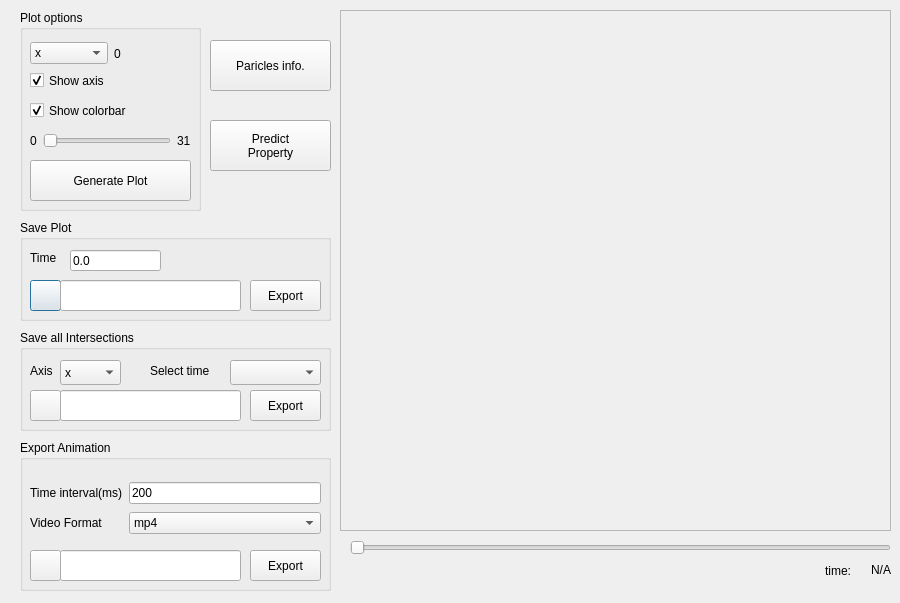
<?xml version="1.0" encoding="UTF-8"?>
<ui version="4.0">
 <class>DialogPostProcessing3D</class>
 <widget class="QDialog" name="DialogPostProcessing3D">
  <property name="geometry">
   <rect>
    <x>0</x>
    <y>0</y>
    <width>900</width>
    <height>603</height>
   </rect>
  </property>
  <property name="windowTitle">
   <string>Post Processing</string>
  </property>
  <widget class="QGroupBox" name="groupBoxSavePlot">
   <property name="geometry">
    <rect>
     <x>20</x>
     <y>220</y>
     <width>311</width>
     <height>101</height>
    </rect>
   </property>
   <property name="title">
    <string>Save Plot</string>
   </property>
   <widget class="QPushButton" name="pushButtonBrowseSavePlot">
    <property name="geometry">
     <rect>
      <x>10</x>
      <y>60</y>
      <width>31</width>
      <height>31</height>
     </rect>
    </property>
    <property name="text">
     <string/>
    </property>
   </widget>
   <widget class="QPushButton" name="pushButtonSavePlot">
    <property name="geometry">
     <rect>
      <x>230</x>
      <y>60</y>
      <width>71</width>
      <height>31</height>
     </rect>
    </property>
    <property name="text">
     <string>Export</string>
    </property>
   </widget>
   <widget class="QLineEdit" name="lineEditFilePathSavePlot">
    <property name="geometry">
     <rect>
      <x>40</x>
      <y>60</y>
      <width>181</width>
      <height>31</height>
     </rect>
    </property>
   </widget>
   <widget class="QLineEdit" name="lineEditTime">
    <property name="geometry">
     <rect>
      <x>50</x>
      <y>30</y>
      <width>91</width>
      <height>21</height>
     </rect>
    </property>
    <property name="text">
     <string>0.0</string>
    </property>
   </widget>
   <widget class="QLabel" name="labelTimeText">
    <property name="geometry">
     <rect>
      <x>10</x>
      <y>30</y>
      <width>41</width>
      <height>16</height>
     </rect>
    </property>
    <property name="text">
     <string>Time</string>
    </property>
   </widget>
  </widget>
  <widget class="QGroupBox" name="groupBoxExportAnimation">
   <property name="geometry">
    <rect>
     <x>20</x>
     <y>440</y>
     <width>311</width>
     <height>151</height>
    </rect>
   </property>
   <property name="title">
    <string>Export Animation</string>
   </property>
   <widget class="QLineEdit" name="lineEditFilePathExportAnimation">
    <property name="geometry">
     <rect>
      <x>40</x>
      <y>110</y>
      <width>181</width>
      <height>31</height>
     </rect>
    </property>
   </widget>
   <widget class="QPushButton" name="pushButtonBrowseExportAnimation">
    <property name="geometry">
     <rect>
      <x>10</x>
      <y>110</y>
      <width>31</width>
      <height>31</height>
     </rect>
    </property>
    <property name="text">
     <string/>
    </property>
   </widget>
   <widget class="QPushButton" name="pushButtonExportAnimation">
    <property name="geometry">
     <rect>
      <x>230</x>
      <y>110</y>
      <width>71</width>
      <height>31</height>
     </rect>
    </property>
    <property name="text">
     <string>Export</string>
    </property>
   </widget>
   <widget class="QWidget" name="layoutWidget_3">
    <property name="geometry">
     <rect>
      <x>10</x>
      <y>40</y>
      <width>291</width>
      <height>58</height>
     </rect>
    </property>
    <layout class="QGridLayout" name="gridLayout">
     <item row="0" column="0">
      <widget class="QLabel" name="labelTimeIntervalText">
       <property name="text">
        <string>Time interval(ms)</string>
       </property>
      </widget>
     </item>
     <item row="0" column="1">
      <widget class="QLineEdit" name="lineEditTimeInterval">
       <property name="text">
        <string>200</string>
       </property>
      </widget>
     </item>
     <item row="1" column="0">
      <widget class="QLabel" name="labelVideoFormatText">
       <property name="text">
        <string>Video Format</string>
       </property>
      </widget>
     </item>
     <item row="1" column="1">
      <widget class="QComboBox" name="comboBoxVideoFormat">
       <item>
        <property name="text">
         <string>mp4</string>
        </property>
       </item>
       <item>
        <property name="text">
         <string>mov</string>
        </property>
       </item>
       <item>
        <property name="text">
         <string>avi</string>
        </property>
       </item>
      </widget>
     </item>
    </layout>
   </widget>
   <widget class="QLabel" name="labelExportAnimationStatus">
    <property name="geometry">
     <rect>
      <x>10</x>
      <y>150</y>
      <width>67</width>
      <height>17</height>
     </rect>
    </property>
    <property name="text">
     <string/>
    </property>
   </widget>
  </widget>
  <widget class="QSlider" name="horizontalSliderTime">
   <property name="geometry">
    <rect>
     <x>350</x>
     <y>540</y>
     <width>541</width>
     <height>16</height>
    </rect>
   </property>
   <property name="orientation">
    <enum>Qt::Horizontal</enum>
   </property>
  </widget>
  <widget class="QLabel" name="labelTimeText_2">
   <property name="geometry">
    <rect>
     <x>810</x>
     <y>560</y>
     <width>41</width>
     <height>21</height>
    </rect>
   </property>
   <property name="text">
    <string>time:</string>
   </property>
   <property name="alignment">
    <set>Qt::AlignRight|Qt::AlignTrailing|Qt::AlignVCenter</set>
   </property>
  </widget>
  <widget class="QLabel" name="labelTime">
   <property name="geometry">
    <rect>
     <x>850</x>
     <y>560</y>
     <width>41</width>
     <height>20</height>
    </rect>
   </property>
   <property name="text">
    <string>N/A</string>
   </property>
   <property name="alignment">
    <set>Qt::AlignRight|Qt::AlignTrailing|Qt::AlignVCenter</set>
   </property>
  </widget>
  <widget class="QGroupBox" name="groupBoxSaveAllPLots">
   <property name="geometry">
    <rect>
     <x>20</x>
     <y>330</y>
     <width>311</width>
     <height>101</height>
    </rect>
   </property>
   <property name="title">
    <string>Save all Intersections</string>
   </property>
   <widget class="QPushButton" name="pushButtonBrowseSaveIntersection">
    <property name="geometry">
     <rect>
      <x>10</x>
      <y>60</y>
      <width>31</width>
      <height>31</height>
     </rect>
    </property>
    <property name="text">
     <string/>
    </property>
   </widget>
   <widget class="QLineEdit" name="lineEditFilePathSaveIntersection">
    <property name="geometry">
     <rect>
      <x>40</x>
      <y>60</y>
      <width>181</width>
      <height>31</height>
     </rect>
    </property>
   </widget>
   <widget class="QPushButton" name="pushButtonSaveIntersection">
    <property name="geometry">
     <rect>
      <x>230</x>
      <y>60</y>
      <width>71</width>
      <height>31</height>
     </rect>
    </property>
    <property name="text">
     <string>Export</string>
    </property>
   </widget>
   <widget class="QComboBox" name="comboBoxTimeIntersection">
    <property name="geometry">
     <rect>
      <x>210</x>
      <y>30</y>
      <width>91</width>
      <height>25</height>
     </rect>
    </property>
   </widget>
   <widget class="QLabel" name="labelTimeIntersection">
    <property name="geometry">
     <rect>
      <x>130</x>
      <y>30</y>
      <width>81</width>
      <height>21</height>
     </rect>
    </property>
    <property name="text">
     <string>Select time</string>
    </property>
   </widget>
   <widget class="QComboBox" name="comboBoxAxisINtersection">
    <property name="geometry">
     <rect>
      <x>40</x>
      <y>30</y>
      <width>61</width>
      <height>25</height>
     </rect>
    </property>
    <item>
     <property name="text">
      <string>x</string>
     </property>
    </item>
    <item>
     <property name="text">
      <string>y</string>
     </property>
    </item>
    <item>
     <property name="text">
      <string>z</string>
     </property>
    </item>
   </widget>
   <widget class="QLabel" name="labelAxisIntersection">
    <property name="geometry">
     <rect>
      <x>10</x>
      <y>30</y>
      <width>51</width>
      <height>21</height>
     </rect>
    </property>
    <property name="text">
     <string>Axis</string>
    </property>
   </widget>
  </widget>
  <widget class="QLabel" name="labelStatus">
   <property name="geometry">
    <rect>
     <x>350</x>
     <y>560</y>
     <width>271</width>
     <height>21</height>
    </rect>
   </property>
   <property name="text">
    <string/>
   </property>
  </widget>
  <widget class="QFrame" name="framePlot">
   <property name="geometry">
    <rect>
     <x>340</x>
     <y>10</y>
     <width>551</width>
     <height>521</height>
    </rect>
   </property>
   <property name="frameShape">
    <enum>QFrame::StyledPanel</enum>
   </property>
   <property name="frameShadow">
    <enum>QFrame::Raised</enum>
   </property>
  </widget>
  <widget class="QGroupBox" name="groupBox">
   <property name="geometry">
    <rect>
     <x>20</x>
     <y>10</y>
     <width>181</width>
     <height>201</height>
    </rect>
   </property>
   <property name="title">
    <string>Plot options</string>
   </property>
   <widget class="QCheckBox" name="checkBoxColorbar">
    <property name="geometry">
     <rect>
      <x>10</x>
      <y>90</y>
      <width>121</width>
      <height>21</height>
     </rect>
    </property>
    <property name="text">
     <string>Show colorbar</string>
    </property>
    <property name="checked">
     <bool>true</bool>
    </property>
   </widget>
   <widget class="QCheckBox" name="checkBoxAxis">
    <property name="enabled">
     <bool>true</bool>
    </property>
    <property name="geometry">
     <rect>
      <x>10</x>
      <y>60</y>
      <width>85</width>
      <height>21</height>
     </rect>
    </property>
    <property name="text">
     <string>Show axis</string>
    </property>
    <property name="checked">
     <bool>true</bool>
    </property>
   </widget>
   <widget class="QWidget" name="layoutWidget_1">
    <property name="geometry">
     <rect>
      <x>10</x>
      <y>30</y>
      <width>161</width>
      <height>27</height>
     </rect>
    </property>
    <layout class="QHBoxLayout" name="horizontalLayout">
     <item>
      <widget class="QComboBox" name="comboBoxAxis">
       <item>
        <property name="text">
         <string>x</string>
        </property>
       </item>
       <item>
        <property name="text">
         <string>y</string>
        </property>
       </item>
       <item>
        <property name="text">
         <string>z</string>
        </property>
       </item>
      </widget>
     </item>
     <item>
      <widget class="QLabel" name="labelCurrentVal">
       <property name="text">
        <string>0</string>
       </property>
      </widget>
     </item>
    </layout>
   </widget>
   <widget class="QWidget" name="layoutWidget_2">
    <property name="geometry">
     <rect>
      <x>10</x>
      <y>120</y>
      <width>161</width>
      <height>21</height>
     </rect>
    </property>
    <layout class="QHBoxLayout" name="horizontalLayout_2">
     <item>
      <widget class="QLabel" name="labelMinVal">
       <property name="text">
        <string>0</string>
       </property>
      </widget>
     </item>
     <item>
      <widget class="QSlider" name="horizontalSliderAxis">
       <property name="orientation">
        <enum>Qt::Horizontal</enum>
       </property>
      </widget>
     </item>
     <item>
      <widget class="QLabel" name="labelMaxVal">
       <property name="text">
        <string>31</string>
       </property>
      </widget>
     </item>
    </layout>
   </widget>
   <widget class="QPushButton" name="pushButtonPlot">
    <property name="geometry">
     <rect>
      <x>10</x>
      <y>150</y>
      <width>161</width>
      <height>41</height>
     </rect>
    </property>
    <property name="text">
     <string>Generate Plot</string>
    </property>
   </widget>
  </widget>
  <widget class="QPushButton" name="pushButtonParticlesInfo">
   <property name="geometry">
    <rect>
     <x>210</x>
     <y>40</y>
     <width>121</width>
     <height>51</height>
    </rect>
   </property>
   <property name="text">
    <string>Paricles info.</string>
   </property>
  </widget>
  <widget class="QPushButton" name="pushButtonPredictProperty">
   <property name="geometry">
    <rect>
     <x>210</x>
     <y>120</y>
     <width>121</width>
     <height>51</height>
    </rect>
   </property>
   <property name="text">
    <string>Predict 
Property</string>
   </property>
  </widget>
 </widget>
 <resources/>
 <connections/>
</ui>
